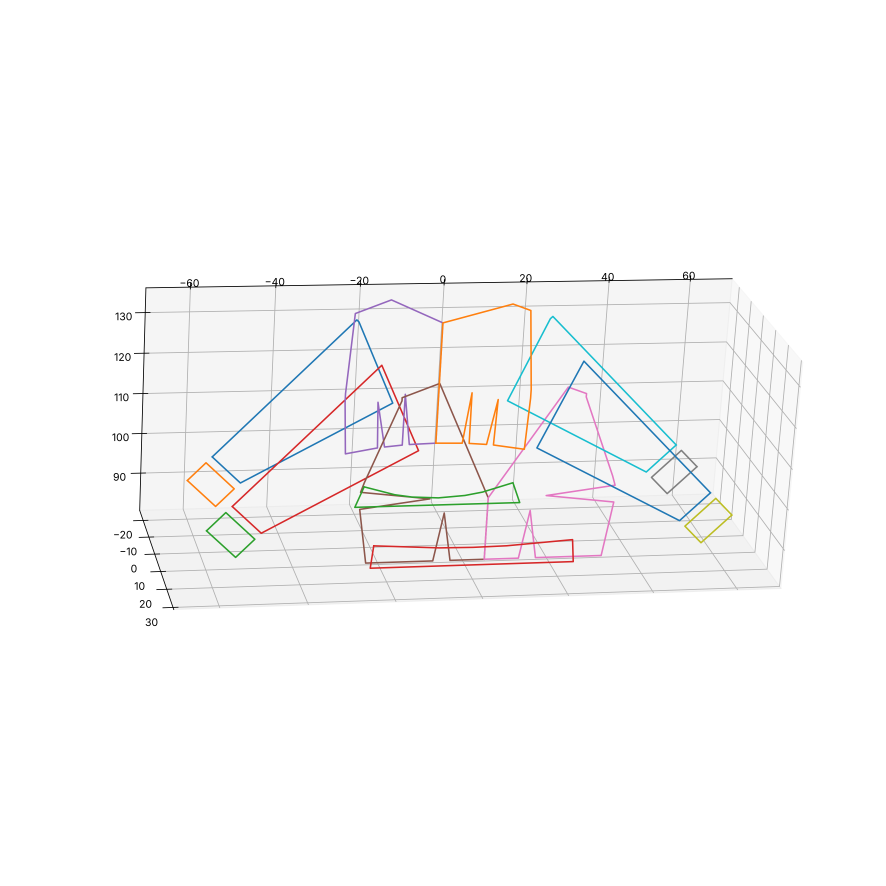
#> input picture Content/Games/Pilot/Garments/mari_leather_jacket/leather_jacket__mari_3d_pattern.png, 3543 x 3543 px (shown at 1/4 size)
$ python -i fit.py   (imports and definitions only)
#> lines starting #> are read from the running program, lines starting #| are printed output that depends on the picture
"""Stages 1 and 2 of the fit test.

  Stage 1 (once per garment): a MakeHuman garment (made on hm08) carried onto MHR's average body in MHR's rest pose:
      warped by the registration (a smooth blend of the local turns and scales of the skin near each point), then taken
      out of hm08's pose by MHR's own skin weights.
  Stage 2 (per character): the garment on MHR's average carried onto any MHR body the same way (every MHR body is the
      same mesh, so the skin's own change is known exactly), pushed out of the skin where it dips in, and the skin it
      hides left out.

  python fit.py <reg.npz> <rig-less bodies dir> <out dir> <body name,body name...> <garment folder> [...]
"""
import json
import sys
from pathlib import Path

import numpy as np
import scipy.sparse as sp
from scipy.spatial import cKDTree

import lib


# [30 lines left out: functions frames, smooth_frames, not called in this run]


class Warp:
    """points near the surface p carried to the surface X: each by the blend of its K nearest skin vertices' own
    moves (where the vertex went, plus the point's offset from it turned and scaled as the skin there was)"""

    # [130 lines left out: functions __init__, __call__, adjacency, unpose, push_out, load_garment and 2 more, not called in this run]


def detail_map(tex, out):
    """the garment's own colour texture as a layer of detail only (its seams, stitches, folds and wear: each pixel
    over its neighbourhood's mean), to lay over another fabric"""
#> called with out = 'out.png'
    from PIL import Image, ImageFilter
    im = Image.open(tex).convert("RGB")
    if max(im.size) > 2048:
        im = im.resize((2048, 2048 * im.size[1] // im.size[0]))
#> im: PIL image 2048x2048 RGB
    L = np.asarray(im.convert("L"), np.float32) / 255.0
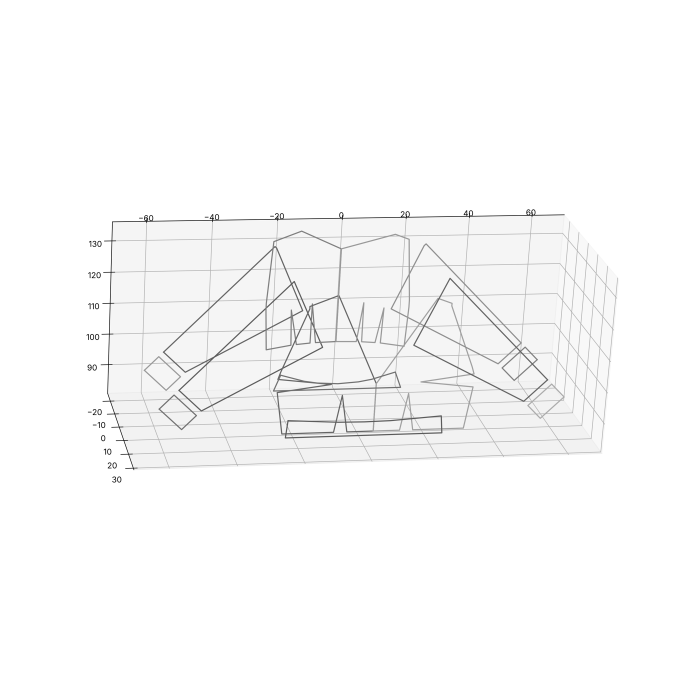
#> L: shape (2048, 2048) float32 (shown at 1/3 size); min 0, max 1, mean 0.979
    B = np.asarray(im.convert("L").filter(ImageFilter.GaussianBlur(max(6, im.size[0] // 40))), np.float32) / 255.0
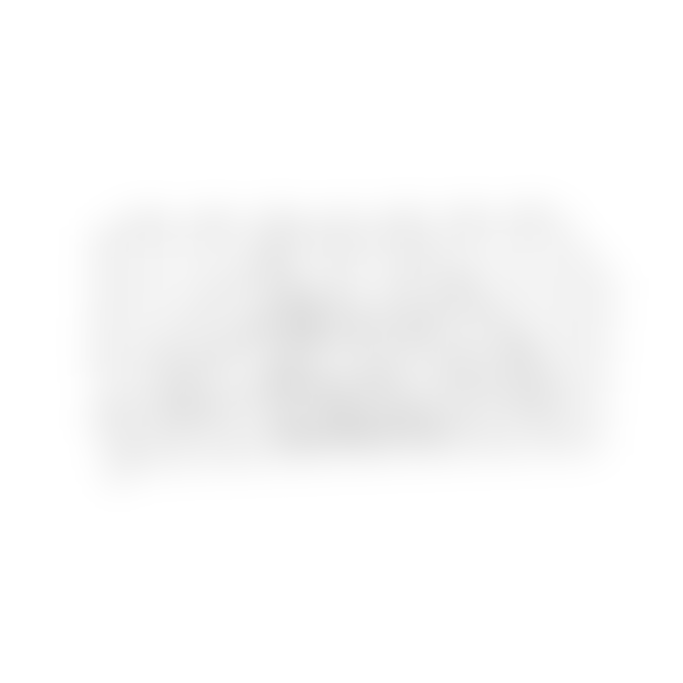
#> B: shape (2048, 2048) float32 (shown at 1/3 size); min 0.875, max 1, mean 0.979
    d = np.clip(L / np.maximum(B, 0.02), 0.35, 1.65)
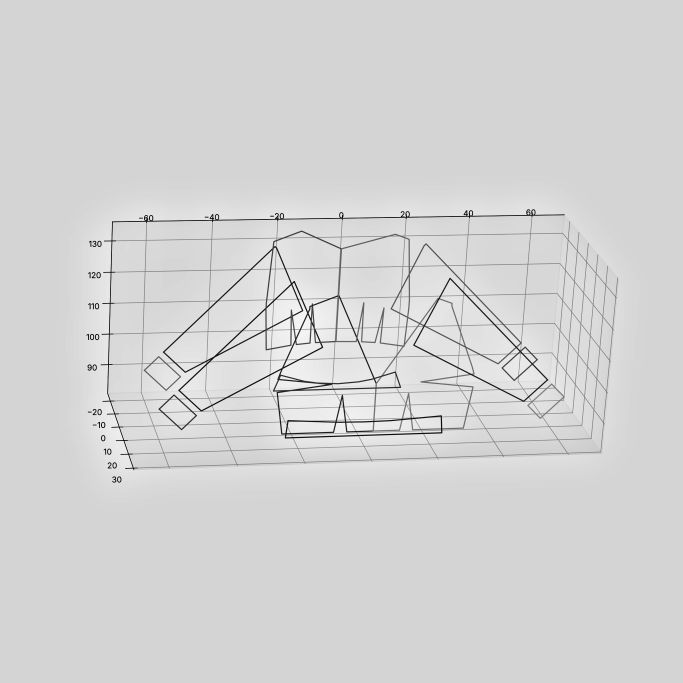
#> d: shape (2048, 2048) float32 (shown at 1/3 size); min 0.35, max 1.13, mean 1; drawn with min black and max white
    Image.fromarray(np.uint8(np.clip(d * 0.5, 0, 1) * 255)).save(out)
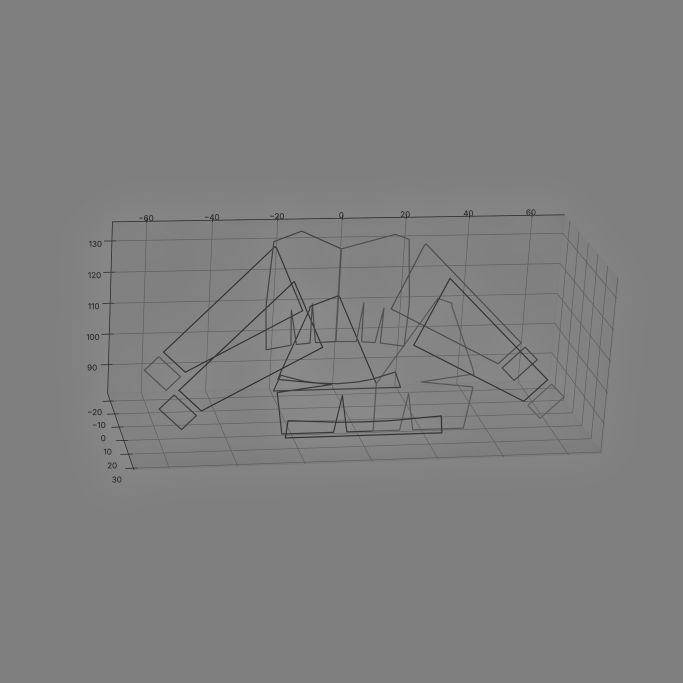
#> saved as out.png: PIL image 2048x2048 L (shown at 1/3 size); min 44, max 144, mean 127.1


# [71 lines left out: function main, not called in this run]


# [2 lines not run here, left out]

>>> result = detail_map('../../../../Content/Games/Pilot/Garments/mari_leather_jacket/leather_jacket__mari_3d_pattern.png', 'out.png')

$ run again, on Content/Games/Pilot/Garments/mari_t-shirt/t-shirt__mari_3d_pattern.png
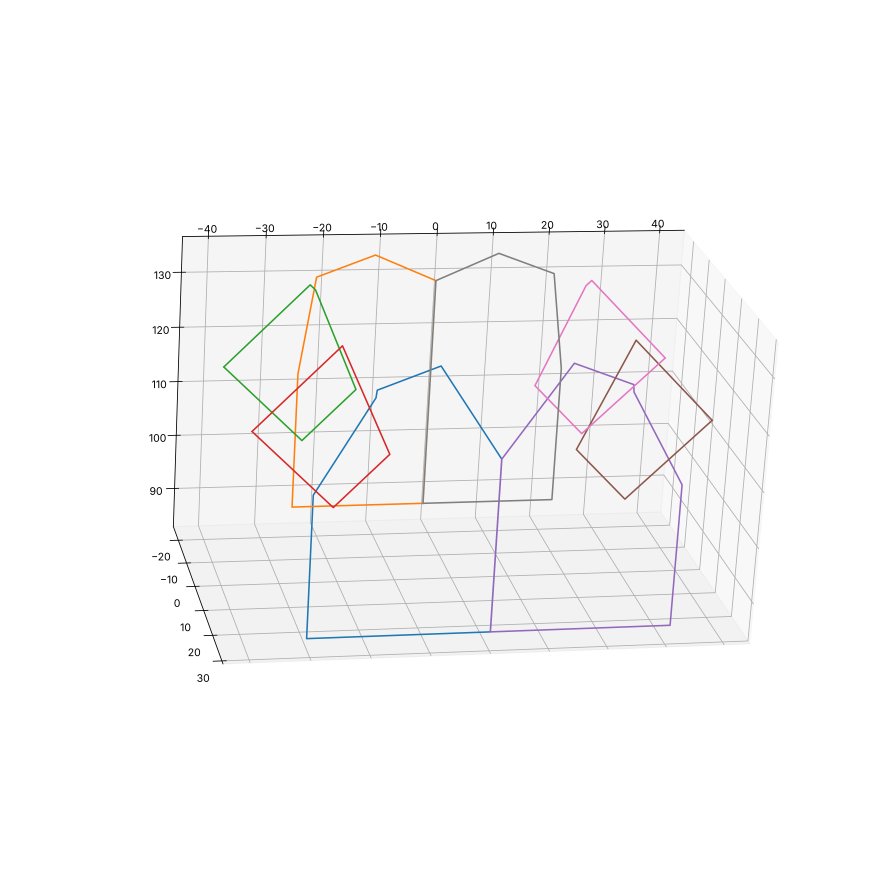
#> input picture Content/Games/Pilot/Garments/mari_t-shirt/t-shirt__mari_3d_pattern.png, 3543 x 3543 px (shown at 1/4 size)
#> in detail_map, `d = np.clip(L / np.maximum(B, 0.02), 0.35, 1.65)`:
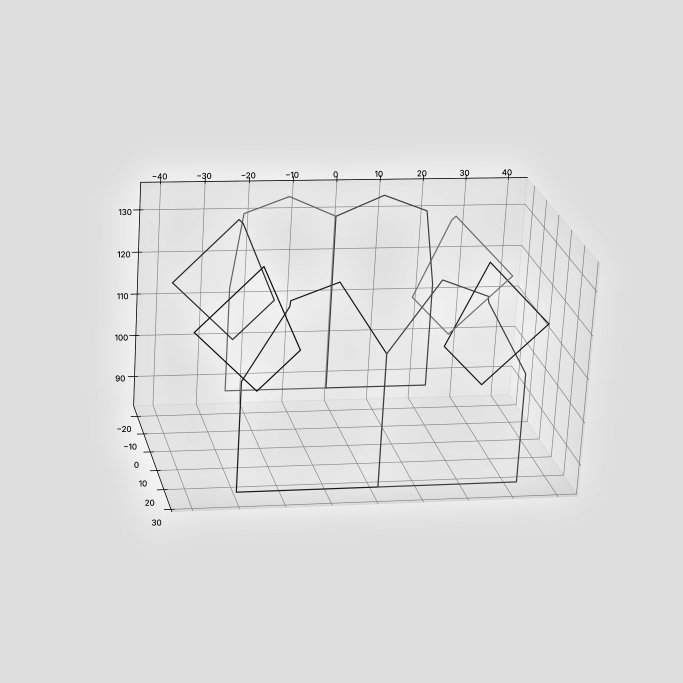
#> d: shape (2048, 2048) float32 (shown at 1/3 size); min 0.35, max 1.1, mean 1; drawn with min black and max white
#> in detail_map, `Image.fromarray(np.uint8(np.clip(d * 0.5, 0, 1) * 255)).save(out)`:
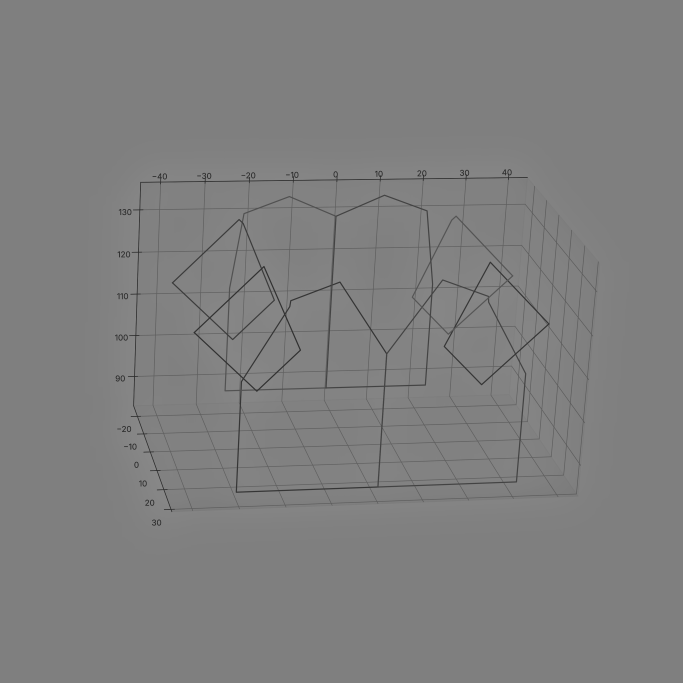
#> saved as out.png: PIL image 2048x2048 L (shown at 1/3 size); min 44, max 139, mean 127.1
